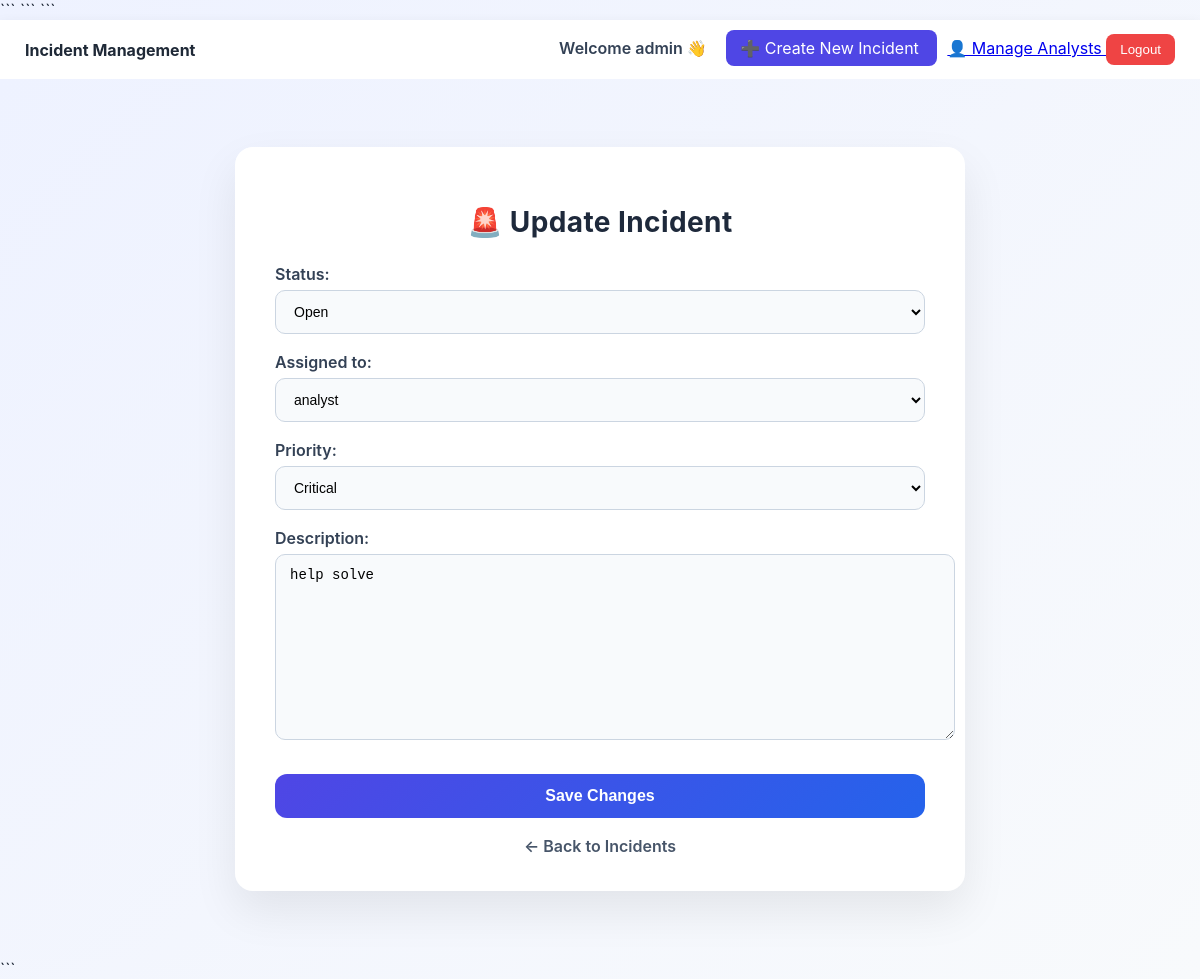
The app's page /incidents/update/3/ (signed in) with its own data.
### accounts/models.py (models this page shows)
class CustomUser(AbstractUser):
    ROLE_CHOICES = (
        ('user', 'User'),
        ('analyst', 'Analyst'),
        ('admin', 'Admin'),
    )
    role = models.CharField(max_length=20, choices=ROLE_CHOICES, default='user')
    def __str__(self):
        return self.username

### incidents/models.py (models this page shows, shortened)
class Incident(models.Model):
    STATUS_CHOICES = [
        ('Open', 'Open'),
        ('Assigned', 'Assigned'),
        ('In Progress', 'In Progress'),
        ('Resolved', 'Resolved'),
        ('Closed', 'Closed'),
    ]
    PRIORITY_CHOICES = [
        ('Low', 'Low'),
        ('Medium', 'Medium'),
        ('High', 'High'),
        ('Critical', 'Critical'),
    ]
    title = models.CharField(max_length=255)
    description = models.TextField()
    priority = models.CharField(
        max_length=20,
        choices=PRIORITY_CHOICES
    )
    status = models.CharField(
        max_length=20,
        choices=STATUS_CHOICES,
        default='Open'
    )
    created_by = models.ForeignKey(
        settings.AUTH_USER_MODEL,
        on_delete=models.CASCADE,
        related_name="created_incidents"
    )
    assigned_to = models.ForeignKey(
        settings.AUTH_USER_MODEL,
        on_delete=models.SET_NULL,
        null=True,
        blank=True,
        related_name="assigned_incidents"
    )
    created_at = models.DateTimeField(auto_now_add=True)
    is_escalated = models.BooleanField(default=False)

### incidents/views.py (the view)
# urls.py: path("update/<int:pk>/", views.incident_update, name="incident_update"),
@login_required
def incident_update(request, pk):
    incident = get_object_or_404(Incident, pk=pk)
    if request.user.role.lower() not in ["analyst", "admin"]:
        return render(request, "403.html", status=403)
    if request.method == "POST":
        form = IncidentUpdateForm(request.POST, instance=incident)
        if form.is_valid():
            form.save()
            return redirect("incidents:incident_detail", pk=pk)
    else:
        form = IncidentUpdateForm(instance=incident)
    return render(request, "incidents/incident_update.html", {
        "form": form,
        "incident": incident
    })

### incidents/forms.py
class IncidentUpdateForm(forms.ModelForm):
    class Meta:
        model = Incident
        fields = ['status', 'assigned_to', 'priority', 'description']
    def __init__(self, *args, **kwargs):
        super().__init__(*args, **kwargs)
        self.fields['assigned_to'].queryset = CustomUser.objects.filter(role__iexact='analyst')

### templates/incidents/incident_update.html (shortened to what this page needs)
{% extends "base.html" %}
{% load static %}
{% block extra_css %}
<link rel="stylesheet" href="{% static 'css/style.css' %}">
{% endblock %}
{% block content %}
<div class="page-wrapper">
    <div class="form-card">
        <h2 class="form-title">🚨 Update Incident</h2>
        <form method="POST">
            {% for field in form %}
                <div class="form-group">
                    {{ field.label_tag }}
                    {{ field }}
                </div>
            {% endfor %}
            <button type="submit" class="btn-submit">
                Save Changes
            </button>
            <a href="{% url 'incidents:incident_list' %}" class="back-link">
                ← Back to Incidents
            </a>
        </form>
    </div>
</div>
{% endblock %}

### templates/base.html (shortened to what this page needs)
<!DOCTYPE html>
<html>
<head>
    {% load static %}
    <link rel="stylesheet" href="{% static 'css/style.css' %}">
{% load static %}
<link rel="stylesheet" href="{% static 'css/style.css' %}">
{% block extra_css %}{% endblock %}
```
</head>
<body>
```
<div class="topbar">
    <div class="topbar-left">
        <strong>Incident Management</strong>
    </div>
    <div class="topbar-right">
        {% if request.user.is_authenticated %}
            <span class="welcome">Welcome {{ request.user.username }} 👋</span>
            <a href="{% url 'incidents:create_incident' %}" class="create-btn">
                ➕ Create New Incident
            </a>
                {% if request.user.role == "admin" %}
            <a href="{% url 'assign_analyst_role' %}" class="nav-btn admin-btn">
            👤 Manage Analysts
        </a>
            {% endif %}
            <form action="{% url 'logout' %}" method="POST" style="display:inline;">
                <button type="submit" class="logout-btn">Logout</button>
            </form>
        {% endif %}
    </div>
</div>
{% block content %}{% endblock %}
```
</body>
</html>

### static/css/style.css (style rules this page uses)
:root { --primary: #4f46e5; --primary-hover: #4338ca; --danger: #ef4444; --success: #10b981; --warning: #f59e0b; --info: #3b82f6; --text-dark: #1f2937; --text-light: #6b7280; --bg-gradient: linear-gradient(135deg, #eef2ff, #f8fafc); }
body { margin: 0; padding: 0; font-family: "Inter", "Segoe UI", Arial, sans-serif; background: var(--bg-gradient); color: var(--text-dark); }
.topbar { display: flex; justify-content: space-between; align-items: center; padding: 14px 25px; background: white; box-shadow: 0 4px 12px rgba(0,0,0,.08); }
.welcome { font-weight: 600; color: #334155; margin-right: 15px; }
.create-btn { background: var(--primary); color: white; padding: 8px 14px; border-radius: 8px; text-decoration: none; margin-right: 10px; transition: 0.2s ease; }
.logout-btn { background: var(--danger); color: white; border: none; padding: 8px 14px; border-radius: 8px; cursor: pointer; transition: 0.2s ease; }
.page-wrapper { display: flex; justify-content: center; align-items: center; min-height: 90vh; padding: 20px; }
.form-card { width: 100%; max-width: 600px; padding: 32px; border-radius: 18px; background: rgba(255, 255, 255, 0.85); backdrop-filter: blur(10px); box-shadow: 0 20px 45px rgba(0,0,0,0.08); transition: 0.25s ease; }
.form-title { text-align: center; margin-bottom: 25px; font-weight: 700; letter-spacing: 0.4px; }
.form-group { margin-bottom: 18px; }
label { font-weight: 600; display: block; margin-bottom: 6px; color: #334155; }
input, select, textarea { width: 100%; padding: 12px 14px; border-radius: 10px; border: 1px solid #d1d5db; background: #f9fafb; font-size: 14px; transition: 0.2s ease; }
textarea { min-height: 110px; }
.btn-submit { width: 100%; padding: 13px; margin-top: 10px; border: none; border-radius: 10px; background: linear-gradient(135deg, #4f46e5, #2563eb); color: white; font-weight: 600; font-size: 15px; cursor: pointer; transition: 0.25s ease; }
.back-link { display: block; text-align: center; margin-top: 18px; text-decoration: none; font-weight: 600; color: var(--primary); }

### templates/incidents/incident_update.html (style rules this page uses)
.page-wrapper { min-height:100vh; display:flex; justify-content:center; align-items:center; background:linear-gradient(135deg,#eef2ff,#f8fafc); padding:40px 15px; }
.form-card { width:100%; max-width:650px; background:#ffffff; padding:35px 40px; border-radius:18px; box-shadow:0 20px 45px rgba(0,0,0,0.08); transition:.25s ease; }
.form-title { text-align:center; margin-bottom:25px; font-size:28px; font-weight:700; color:#1e293b; }
.form-group { margin-bottom:18px; }
.form-group label { display:block; font-weight:600; margin-bottom:6px; color:#334155; }
.form-group input, .form-group select, .form-group textarea { width:100%; padding:12px 14px; border-radius:10px; border:1px solid #cbd5e1; font-size:14px; transition:.2s; background:#f8fafc; }
.btn-submit { width:100%; margin-top:12px; padding:13px; border:none; border-radius:12px; background:linear-gradient(135deg,#4f46e5,#2563eb); color:white; font-size:16px; font-weight:600; cursor:pointer; transition:.25s; }
.back-link { display:block; text-align:center; margin-top:18px; text-decoration:none; color:#475569; font-weight:600; transition:.2s; }

### records on screen
CustomUser: user.username "admin"
Incident: form "Open" "analyst" "Critical" "help solve"

### other values on screen
{{ field.label_tag }} "Status:" "Assigned to:" "Priority:" "Description:"
